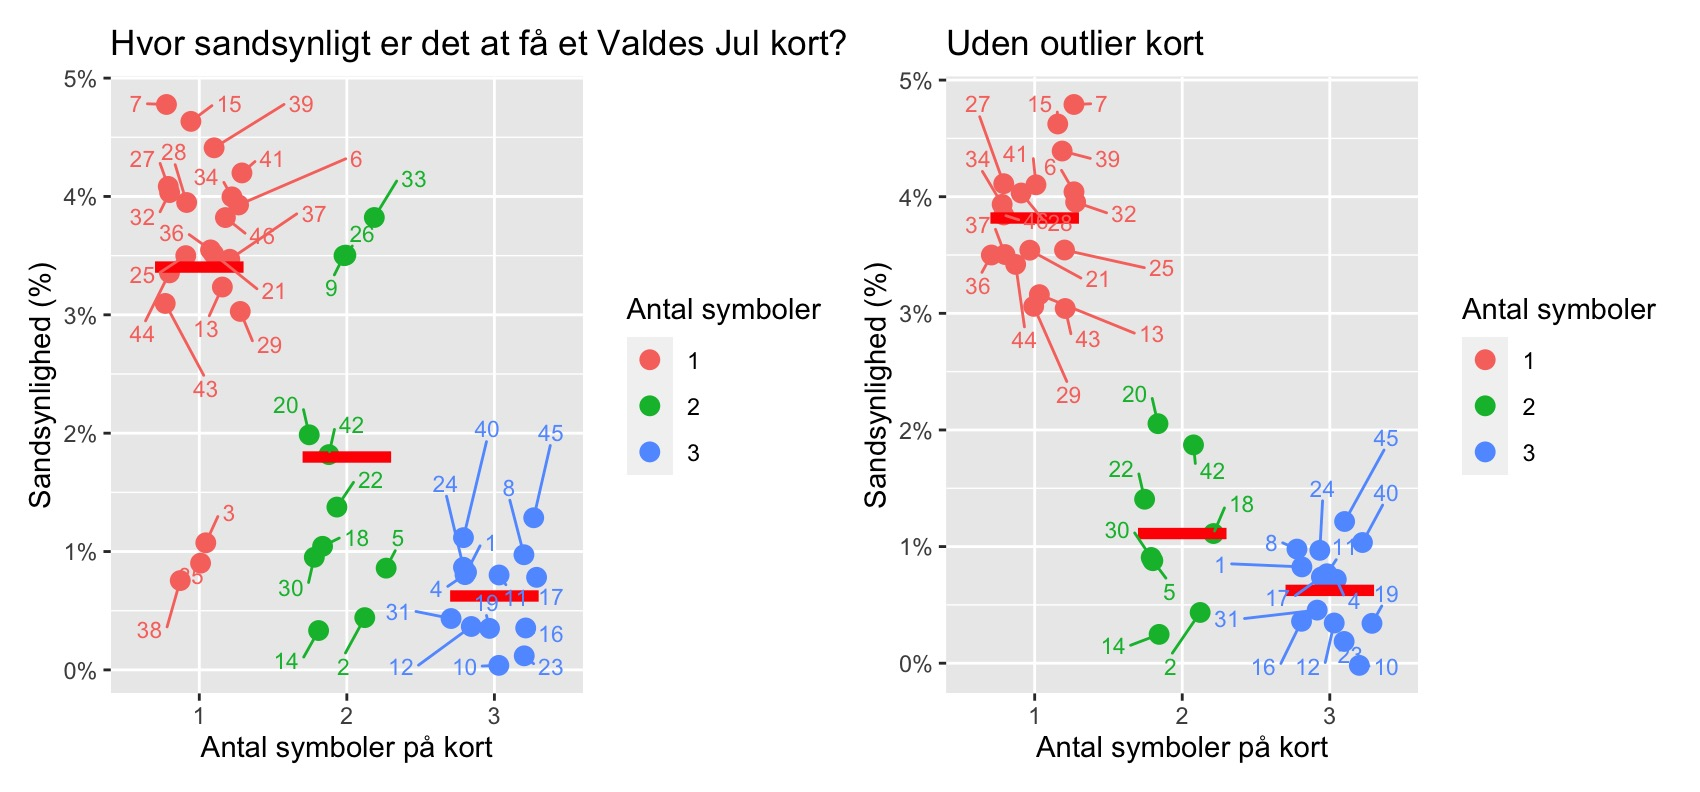

This chart was generated by the following R code:
#Valdes jul kort analse

## 0) Pakker

library(readr)
library(dplyr)
library(ggplot2)
library(ggrepel)
library(patchwork)

## 1) Læs data
setwd("~/Dropbox/Projekter/2025 - Analyse af Valdes jul kort") # <- MAC
df <- read.csv2("kort_11dec.csv", 
                as.is = TRUE, 
                header = TRUE, 
                sep = ";", 
                row.names = NULL, 
                stringsAsFactors = FALSE)

## 2) Udregn frekvens og gennemsnit

df <- df %>%
  mutate(frequency = Antal / sum(Antal) * 100)

df %>%
  group_by(Antal_symboler) %>%
  summarise(
    mean_frequency  = mean(frequency, na.rm = TRUE),
    median_frequency = median(frequency, na.rm = TRUE),
    count = n()
  )

sum(df$Antal)

# 3) Visualisering af data

pos <- position_jitter(width = 0.3, seed = 2)

p1 <- ggplot(df, aes(
  x = factor(Antal_symboler),
  y = frequency,
  label = Kort_nr,
  color = factor(Antal_symboler)
)) +
  geom_jitter(size = 3, position = pos) +
  stat_summary(
    fun = mean,
    geom = "crossbar",
    width = 0.6,
    color = "red",
    size = 0.8
  ) +
 geom_text_repel(position = pos, size = 3, box.padding = 0.5, max.overlaps = Inf, min.segment.length = 0) +
  scale_y_continuous(labels = function(x) paste0(x, "%")) +
  labs(
    x = "Antal symboler på kort",
    y = "Sandsynlighed (%)",
    title = "Hvor sandsynligt er det at få et Valdes Jul kort?",
    color = "Antal symboler"
  )

p1

# 4) Analyse uden kort 38, 35, 3, 9, 26 og 33

uden_underlige_kort <- c(38, 35, 3, 9, 26, 33)

df_uden <- df %>%
  filter(!Kort_nr %in% uden_underlige_kort)

df_uden %>%
  group_by(Antal_symboler) %>%
  summarise(
    mean_frequency  = mean(frequency, na.rm = TRUE),
    median_frequency = median(frequency, na.rm = TRUE),
    count = n()
  )

sum(df_uden$Antal)

pos <- position_jitter(width = 0.3, seed = 2)

p2 <- ggplot(df_uden, aes(
  x = factor(Antal_symboler),
  y = frequency,
  label = Kort_nr,
  color = factor(Antal_symboler)
)) +
  geom_jitter(size = 3, position = pos) +
  stat_summary(
    fun = mean,
    geom = "crossbar",
    width = 0.6,
    color = "red",
    size = 0.8
  ) +
  geom_text_repel(position = pos, size = 3, box.padding = 0.5, max.overlaps = Inf, min.segment.length = 0) +
  scale_y_continuous(labels = function(x) paste0(x, "%")) +
  labs(
    x = "Antal symboler på kort",
    y = "Sandsynlighed (%)",
    title = "Uden outlier kort",
    color = "Antal symboler"
  )

p2

#begge sammen:
p1 + p2

# 5) Monte-carlo analyse af om kort reelt er outliers

risk_card <- 0.034 #1 symbol gruppe gennemsnit frekvens
risk_notcard <- (1-risk_card)
risk_card + risk_notcard #check numbers. Should = 1
num_in_trial = (sum(df$Antal)) #total antal kort indtil videre 
num_of_trials = 10000 #antal gange vi simulerer dette

#Monte Carlo test: chance of two outcomes, card or not card - here represented as 1 or 2.
n <- num_of_trials
sim_pop <- vector("numeric", n)
for (i in 1:n)
{  
  x <- sample(c(1, 2), size = num_in_trial, replace = TRUE, prob = c(risk_card, risk_notcard))
  sim_pop[i] <- sum(x == 1) #count number of cards, eg 1's
}

#Visualize - ggplot for dice examples
df_sim_pop <- as.data.frame(sim_pop)
qts <- quantile(sim_pop,probs=c(.025,.975))

p3 <- ggplot(df_sim_pop, aes(x=sim_pop)) +
  geom_histogram(binwidth = 1, fill="deepskyblue4", col="white") +
  geom_vline(xintercept=qts[1], linetype="dashed", color = "red") +
  geom_vline(xintercept=qts[2], linetype="dashed", color = "red") +
  xlab("Antal ud af 652 tilfældige kort") +
  ylab("Antal simulationer") +
  ggtitle(label = paste("Simuleret fordeling af symbol 1 kort in ", count(df_sim_pop), " simulations"),
          subtitle = paste("Chance for at få kort = ", format(risk_card*100, scientific = FALSE), "%. Antal kort samlet = ", num_in_trial))

p3

#visualiser symbol 1 distribution
df_1symbol <- df[df$Antal_symboler == 1, ]

p4 <- ggplot(df_1symbol, aes(x=Antal)) +
  geom_histogram(binwidth = 1, fill="deepskyblue4", col="white") +
  geom_vline(xintercept=qts[1], linetype="dashed", color = "red") +
  geom_vline(xintercept=qts[2], linetype="dashed", color = "red") +
  xlab("Reel fordeling af kort indsamlet") +
  ylab("") +
  ggtitle(label = paste("Antal symbol 1 kort indsamlet"),
          subtitle = paste("Chance for at få kort = ", format(risk_card*100, scientific = FALSE), "%. Antal kort samlet = ", num_in_trial))

p4

p3 + p4
